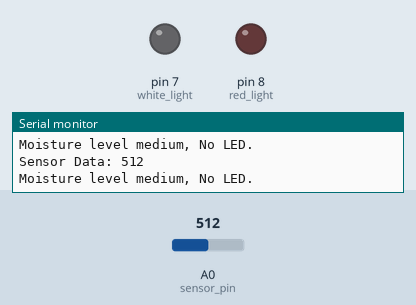
Simulated run of this sketch. Board: Arduino Uno, built with avr-gcc and run on an emulated ATmega328P. On the bench: output pins drawn as LEDs (lit = HIGH), the last lines printed to the serial monitor. The test bench sets the inputs (shaded band); at power-on: A0 (sensor_pin) = 512.

Above: at 1.2 s.
1.3 s: A0 (sensor_pin) set to 493
At 2.5 s:
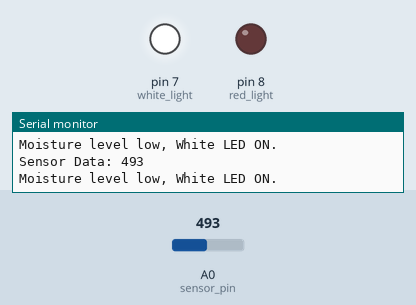
2.8 s: A0 (sensor_pin) set to 710
At 4.0 s:
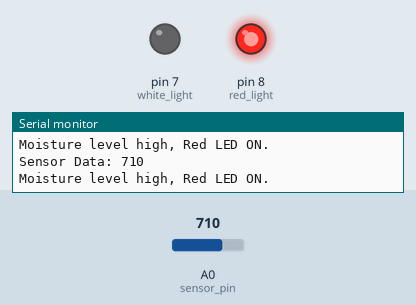
4.3 s: A0 (sensor_pin) set to 684
At 5.8 s:
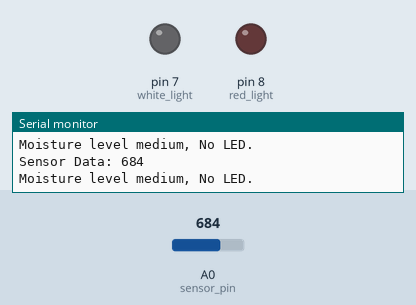
Timing chart, 0 to 7.3 s (numbered marks = the images above; inputs shaded):
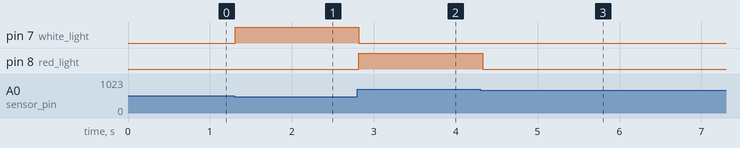

Measured:
- the behaviour switches between 501 and 500 on A0 (sensor_pin) (found by bisection; images 0 and 1)
- the behaviour switches between 701 and 700 on A0 (sensor_pin) (found by bisection; images 2 and 3)
- after the input at 1.3 s, pin 7 (white_light): LOW → HIGH at once
- after the input at 2.8 s, pin 7 (white_light): HIGH → LOW at once; pin 8 (red_light): LOW → HIGH at once
- after the input at 4.3 s, pin 8 (red_light): HIGH → LOW at once

The sketch:

sketch_dec7b.ino
```cpp
int sensor_pin = A0; // Sensor connected to analog pin A0
int white_light = 7; // White LED connected to digital pin 7
int red_light = 8;   // Red LED connected to digital pin 8

void setup()
{
  Serial.begin(9600);          // Start Serial communication
  pinMode(sensor_pin, INPUT);  // Set sensor pin as input
  pinMode(white_light, OUTPUT); // Set white LED pin as output
  pinMode(red_light, OUTPUT);   // Set red LED pin as output
}

void loop()
{
  int sensor_data = analogRead(sensor_pin); // Read moisture sensor data
  Serial.print("Sensor Data: ");
  Serial.println(sensor_data);

  if(sensor_data >= 0 && sensor_data <= 500)
  {
    // Turn on white LED for 0-500
    Serial.println("Moisture level low, White LED ON.");
    digitalWrite(white_light, HIGH); // Turn white LED on
    digitalWrite(red_light, LOW);    // Ensure red LED is off
  }
  else if(sensor_data >= 501 && sensor_data <= 700)
  {
    // No light for 501-700
    Serial.println("Moisture level medium, No LED.");
    digitalWrite(white_light, LOW); // Turn white LED off
    digitalWrite(red_light, LOW);   // Turn red LED off
  }
  else if(sensor_data >= 701)
  {
    // Turn on red LED for 701 and above
    Serial.println("Moisture level high, Red LED ON.");
    digitalWrite(white_light, LOW); // Ensure white LED is off
    digitalWrite(red_light, HIGH);  // Turn red LED on
  }
  else
  {
    // Default case: No LED
    Serial.println("Invalid sensor data.");
    digitalWrite(white_light, LOW);
    digitalWrite(red_light, LOW);
  }

  delay(100); // Short delay for stability
}
```
